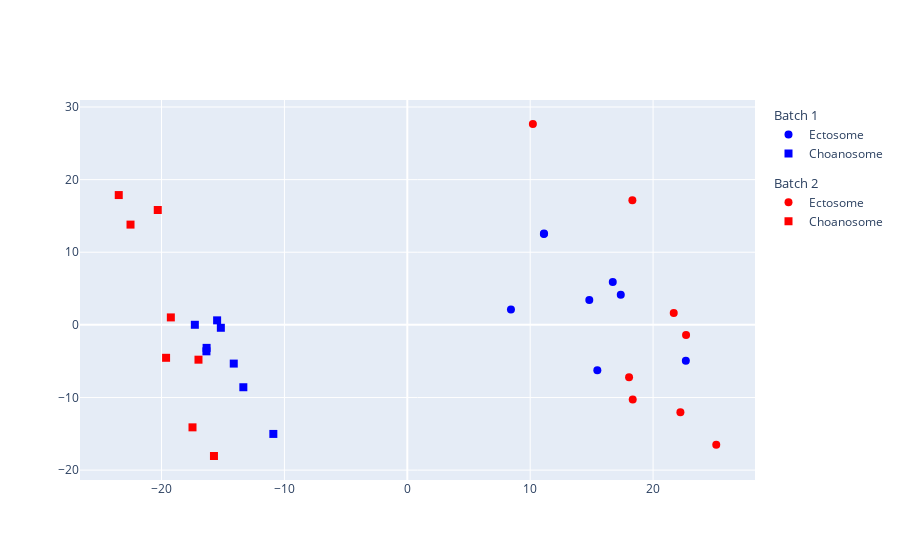

Notebook code for this chart:
### Code cell
plotPCoA(DataReverseTransform(data_combat, raw_data))

### Figure 1 — Plotly figure (JSON) as saved in the notebook; plotly's stock layout.template omitted (floating-point values rounded to 4 significant figures)
{"data": [{"legendgroup": "1", "legendgrouptitle": {"text": "Batch 1"}, "marker": {"color": ["blue", "blue", "blue", "blue", "blue", "blue", "blue", "blue"], "size": 8, "symbol": ["circle", "circle", "circle", "circle", "circle", "circle", "circle", "circle"]}, "mode": "markers", "name": "Ectosome", "type": "scatter", "x": [15.46, 22.67, 11.13, 11.12, 14.81, 16.72, 8.435, 17.37], "y": [-6.25, -4.947, 12.57, 12.52, 3.424, 5.912, 2.118, 4.156]}, {"legendgroup": "1", "legendgrouptitle": {"text": "Batch 1"}, "marker": {"color": ["blue", "blue", "blue", "blue", "blue", "blue", "blue", "blue"], "size": 8, "symbol": ["square", "square", "square", "square", "square", "square", "square", "square"]}, "mode": "markers", "name": "Choanosome", "type": "scatter", "x": [-10.9, -13.34, -16.35, -16.33, -17.29, -14.12, -15.48, -15.17], "y": [-15.02, -8.589, -3.644, -3.168, 0.0109, -5.333, 0.6206, -0.4015]}, {"legendgroup": "2", "legendgrouptitle": {"text": "Batch 2"}, "marker": {"color": ["red", "red", "red", "red", "red", "red", "red", "red"], "size": 8, "symbol": ["circle", "circle", "circle", "circle", "circle", "circle", "circle", "circle"]}, "mode": "markers", "name": "Ectosome", "type": "scatter", "x": [22.69, 18.32, 21.68, 10.22, 18.05, 22.22, 25.14, 18.34], "y": [-1.382, 17.14, 1.622, 27.66, -7.216, -12.04, -16.49, -10.29]}, {"legendgroup": "2", "legendgrouptitle": {"text": "Batch 2"}, "marker": {"color": ["red", "red", "red", "red", "red", "red", "red", "red"], "size": 8, "symbol": ["square", "square", "square", "square", "square", "square", "square", "square"]}, "mode": "markers", "name": "Choanosome", "type": "scatter", "x": [-16.99, -19.24, -19.63, -23.48, -22.52, -15.73, -17.48, -20.31], "y": [-4.794, 1.026, -4.535, 17.87, 13.8, -18.06, -14.11, 15.82]}], "layout": {}}
